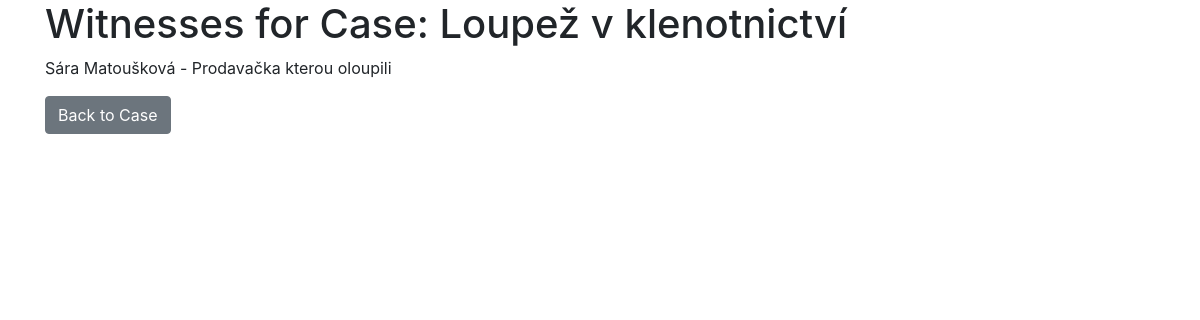
Screenshot of /showwitness/6/ with the database file from the repository.
### SKJproject/models.py (models this page shows, shortened)
class Case(models.Model):
    name = models.CharField(max_length=30)
    case_type = models.CharField(max_length=30)
    detective = models.CharField(max_length=30)
    judge = models.CharField(max_length=30)
    start_date = models.DateField()
    end_date = models.DateField()
    description = models.CharField(max_length=500)
    criminal_history_id = models.ForeignKey('CriminalHistory', blank=True, null=True, on_delete=models.SET_NULL)

class Witnes(models.Model):
    statement = models.CharField(max_length=500)
    protection = models.BooleanField()
    person_id = models.ForeignKey('Person', blank=True, null=True, on_delete=models.SET_NULL)
    case_id = models.ForeignKey('Case', blank=True, null=True, on_delete=models.SET_NULL)

class Person(models.Model):
    fname = models.CharField(max_length=30)
    lname = models.CharField(max_length=30)
    birthdate = models.DateField('birthdate')
    sex = models.CharField(max_length=1)
    address = models.CharField(max_length=300)

### SKJproject/views.py (the view)
# urls.py: path('showwitness/<int:case_id>/', views.show_witness, name='show_witness'),
def show_witness(request, case_id):
    case = get_object_or_404(Case, pk=case_id)
    witnesses = Witnes.objects.filter(case_id=case_id)
    return render(request, 'SKJproject/show_witness.html', {'case': case, 'witnesses': witnesses})

### templates/SKJproject/show_witness.html (shortened to what this page needs)
<!DOCTYPE html>
<html lang="en">
<head>
    <link rel="stylesheet" href="https://stackpath.bootstrapcdn.com/bootstrap/4.5.2/css/bootstrap.min.css">
</head>
<body>
<div class="container">
    <h1>Witnesses for Case: {{ case.name }}</h1>
    <ul class="list-unstyled">
        {% for witness in witnesses %}
            <li>{{ witness.person_id.fname }} {{ witness.person_id.lname }} - {{ witness.statement }} {% if witness.protection %}(Protected){% endif %}</li>
        {% endfor %}
    </ul>
    <a href="{% url 'show_case' case.id %}" class="btn btn-secondary">Back to Case</a>
</div>
</body>
</html>

### rows the page displays
Case: name "Loupež v klenotnictví"
Witnes: person_id.fname "Sára", person_id.lname "Matoušková", statement "Prodavačka kterou oloupili"
